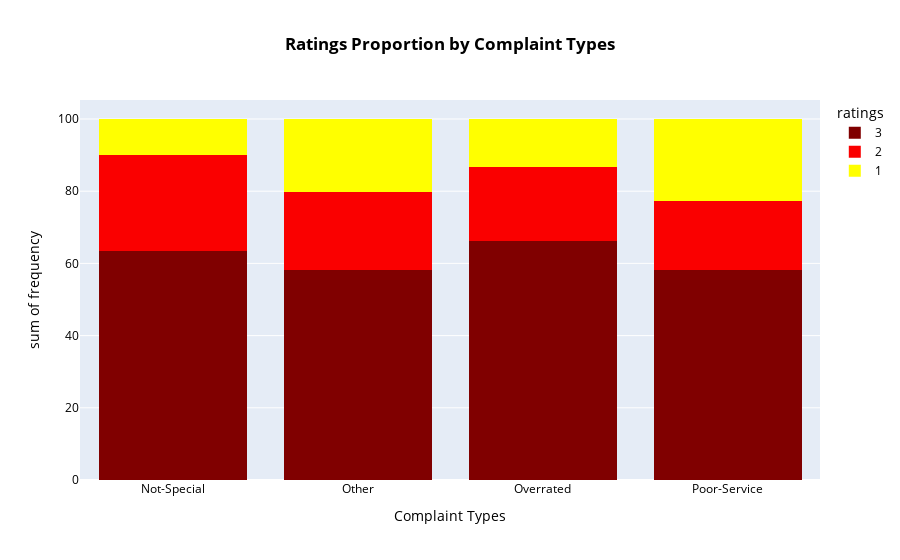

Here is the notebook cell this chart was saved with:
### Code cell
rating_proportion = (poor_ratings.groupby("main_complaint")["ratings"].value_counts(normalize=True)*100).reset_index()
px.histogram(rating_proportion,x='main_complaint',y='proportion',color='ratings',barmode='stack',
    color_discrete_sequence=colors.sequential.Jet[::-1],labels={"main_complaint":"Complaint Types","proportion":"frequency"},
    title = "<b>Ratings Proportion by Complaint Types</b>").update_layout(title_x = 0.5, font={'color':'black'})

# Furthermore - we can see that Reviews related to 'poor service' and 'other' factors are likely to have the highest proportion of 
# 1 Stars among them. This - combined with the fact that the number of poor ratings have been gradually increasing in proportion 
# and that Poor Service is one of (really the most) common complaints guests have leads to the expected outcome we see below

### Figure 1 — Plotly figure (JSON) as saved in the notebook; plotly's stock layout.template omitted (floating-point values rounded to 4 significant figures)
{"data": [{"alignmentgroup": "True", "bingroup": "x", "histfunc": "sum", "hovertemplate": "ratings=3<br>Complaint Types=%{x}<br>sum of frequency=%{y}<extra></extra>", "legendgroup": "3", "marker": {"color": "rgb(128,0,0)", "pattern": {"shape": ""}}, "name": "3", "offsetgroup": "3", "orientation": "v", "showlegend": true, "type": "histogram", "x": ["Not-Special", "Other", "Overrated", "Poor-Service"], "xaxis": "x", "y": [63.33, 58.1, 66.27, 58.2], "yaxis": "y"}, {"alignmentgroup": "True", "bingroup": "x", "histfunc": "sum", "hovertemplate": "ratings=2<br>Complaint Types=%{x}<br>sum of frequency=%{y}<extra></extra>", "legendgroup": "2", "marker": {"color": "rgb(250,0,0)", "pattern": {"shape": ""}}, "name": "2", "offsetgroup": "2", "orientation": "v", "showlegend": true, "type": "histogram", "x": ["Not-Special", "Other", "Overrated", "Poor-Service"], "xaxis": "x", "y": [26.67, 21.59, 20.48, 19.02], "yaxis": "y"}, {"alignmentgroup": "True", "bingroup": "x", "histfunc": "sum", "hovertemplate": "ratings=1<br>Complaint Types=%{x}<br>sum of frequency=%{y}<extra></extra>", "legendgroup": "1", "marker": {"color": "rgb(255,255,0)", "pattern": {"shape": ""}}, "name": "1", "offsetgroup": "1", "orientation": "v", "showlegend": true, "type": "histogram", "x": ["Not-Special", "Other", "Overrated", "Poor-Service"], "xaxis": "x", "y": [10, 20.31, 13.25, 22.78], "yaxis": "y"}], "layout": {"barmode": "stack", "font": {"color": "black"}, "legend": {"title": {"text": "ratings"}, "tracegroupgap": 0}, "title": {"text": "<b>Ratings Proportion by Complaint Types</b>", "x": 0.5}, "xaxis": {"anchor": "y", "domain": [0, 1], "title": {"text": "Complaint Types"}}, "yaxis": {"anchor": "x", "domain": [0, 1], "title": {"text": "sum of frequency"}}}}
